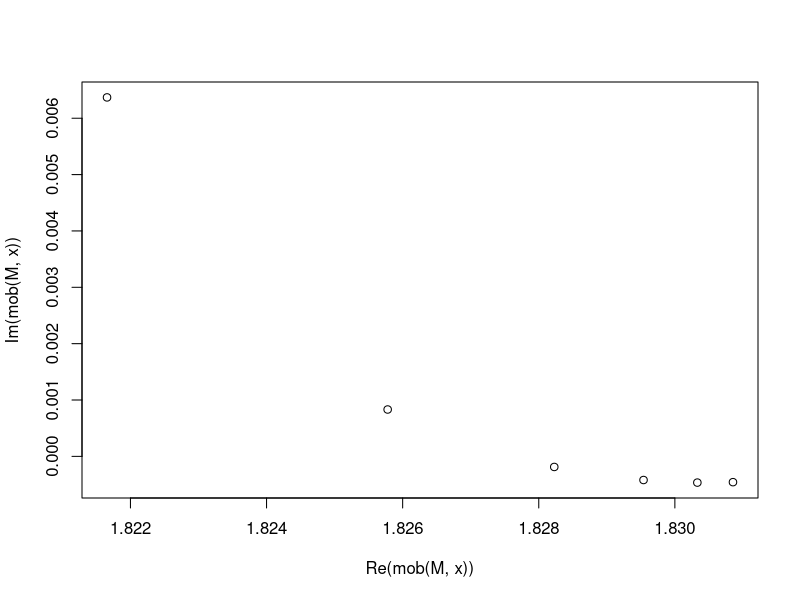

This chart was generated by the following R code:
library(elliptic)


### Name: mob
### Title: Moebius transformations
### Aliases: mob %mob%
### Keywords: math

### ** Examples

M <- matrix(c(11,6,9,5),2,2)
x <- seq(from=1+1i,to=10-2i,len=6)

M %mob% x
plot(mob(M,x))
